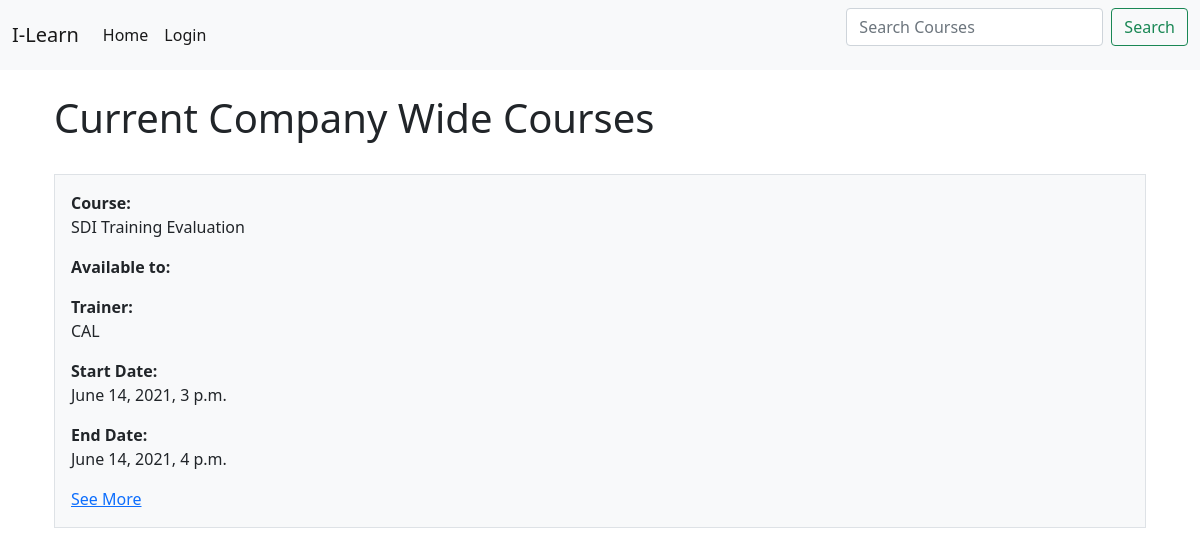
/, run on an earlier commit of the app's database.
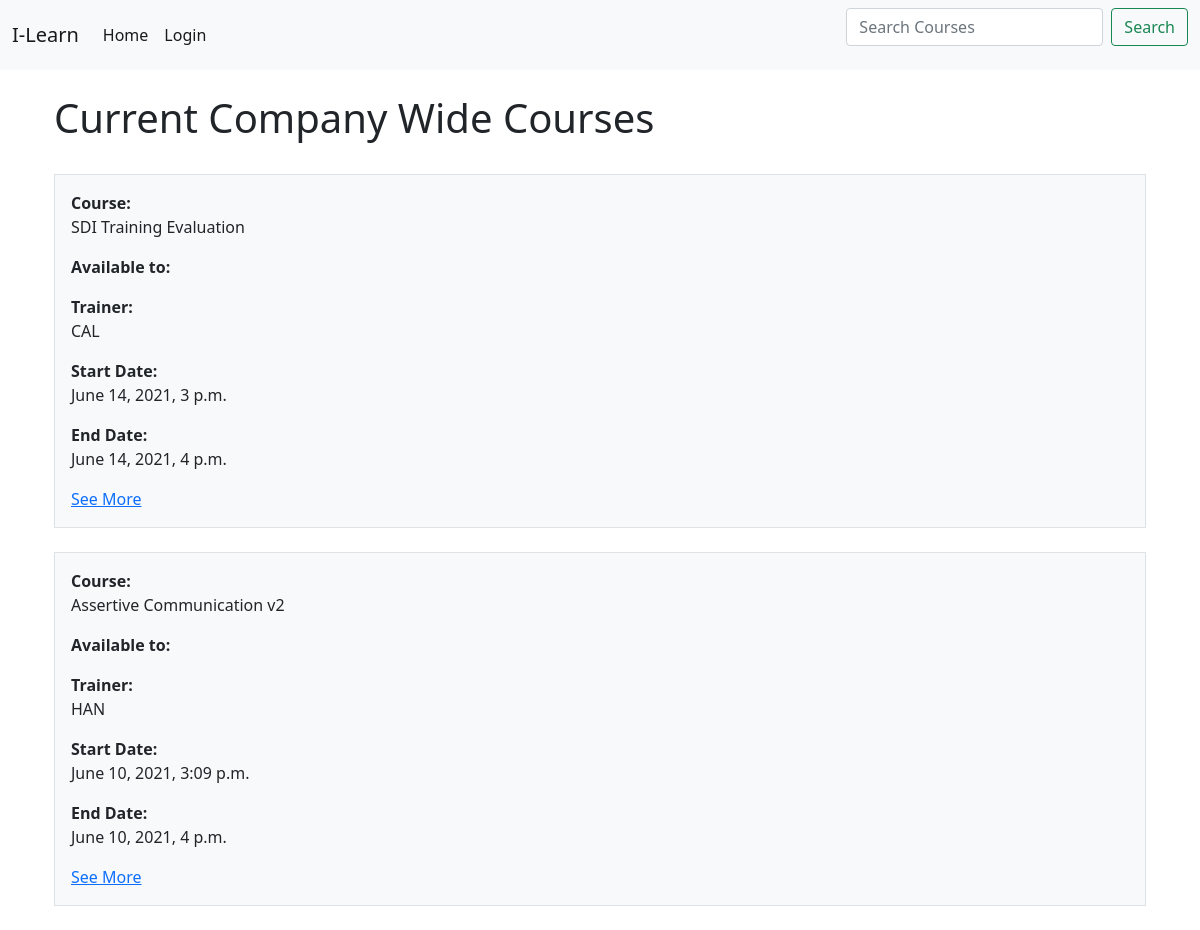
And on a later commit of the database.
### booking/models.py (models this page shows, shortened)
class Course(models.Model):
    staff=(
        ('CAL', 'CALUM'),
        ('YAN', 'YANNA'),
        ('HAN', 'HANNA'),
        ('EXT', 'EXTERNAL'),
    )
    divisions = (
        ('GLO','Company Wide'),
        ('OPE','Operations'),
        ('TEC','Technology'),
        ('FIN','Finance'),
        ('MAR','Marketing'),
    )
    courseNumber = models.IntegerField()
    courseName = models.CharField(max_length=200)
    courseDesc = models.CharField(max_length=500)
    host = models.CharField(max_length=3, choices=staff)
    min_participants = models.IntegerField()
    max_participants = models.IntegerField()
    start_date = models.DateTimeField()
    end_date = models.DateTimeField()
    program = models.ForeignKey(Programs, on_delete=models.CASCADE, default=4)
    division_access = models.CharField(max_length=3, choices=divisions, default='GLO')
    image=models.ImageField(default='course.jpg',upload_to='course_photos') #Setting the users profile pic
    course_completed = models.BooleanField(blank=True)

### booking/views.py (the view)
# urls.py: path('', views.home, name='home'),
def home(request):
    attendents = attendees.objects.all()
    courses = Course.objects.all()
    TEC_courses = Course.objects.filter(division_access="TEC")
    OPE_courses = Course.objects.filter(division_access="OPE")
    FIN_courses = Course.objects.filter(division_access="FIN")
    MAR_courses = Course.objects.filter(division_access="MAR")
    GLO_courses = Course.objects.filter(division_access="GLO")
    context = {'attendees' : attendents, 'course': courses, 'TEC_courses':TEC_courses, 'OPE_courses':OPE_courses, 'FIN_courses':FIN_courses, 'MAR_courses':MAR_courses, 'GLO_courses':GLO_courses}
    search_input = request.GET.get('search-area') or '' #Getting the value of the searchbar from HTML template
    if search_input: #If there is a value in there
        context['course'] = context['course'].filter(courseName__icontains=search_input) #Creating a queryset which filters the course object so if it contains the value in search bar it will appear, that is icontains
    return render(request, 'booking/home.html', context)

### booking/templates/booking/home.html (shortened to what this page needs)
{% extends "booking/base.html" %}
{% block content %}
<div class="container px-4">
    <br>
    <h1>Current Company Wide Courses</h1>
    <br>
    {% for c in GLO_courses %}
    {% if not c.course_completed %}
      <div class="col">
       <div class="p-3 border bg-light">
           <b>Course: </b><p>{{c.courseName}}</p>
           <b>Available to:</b><p>{{c.division}}</p>
           <b>Trainer: </b><p>{{c.host}}</p>
           <b>Start Date: </b><p>{{c.start_date}}</p>
           <b>End Date: </b><p>{{c.end_date}}</p>
           <a href="{% url 'book' c.id %}">See More</a>
        </div>
      </div>
      <br>
      {% endif %}
    {% endfor %}
  </div>
{% endblock content %}

What changed in the data, as far as the page shows it:
added Course: courseName "Assertive Communication v2", host "HAN", start_date "June 10, 2021, 3:09 p.m.", end_date "June 10, 2021, 4 p.m."
